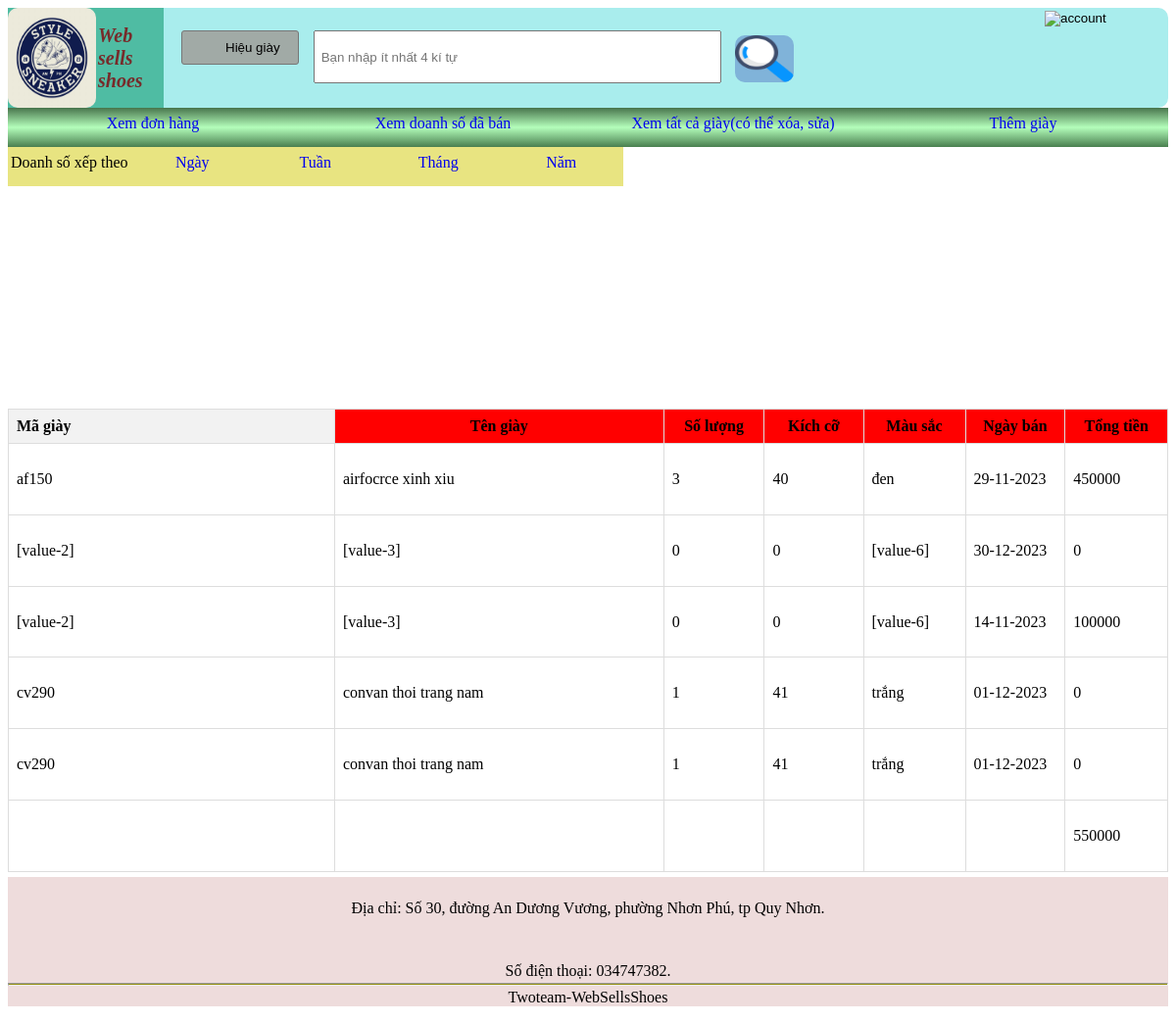
Screenshot of /doanhsobanhang.php?option=year with the database file from the repository.
### tables this page shows
CREATE TABLE IF NOT EXISTS `hoadonselled` (
  `madonmua` int NOT NULL,
  `magiay` text NOT NULL,
  `tengiay` varchar(50) NOT NULL,
  `soluong` int NOT NULL,
  `kichco` int NOT NULL,
  `mausac` varchar(20) NOT NULL,
  `username` text NOT NULL,
  `giaban` int NOT NULL,
  `ngayban` date NOT NULL,
  `tongtien` int NOT NULL
);

### doanhsobanhang.php (the view, shortened to what the rows shown need)
<!DOCTYPE html>
<html lang="en">
<head>
</head>
<body>
    <div class="areashowshoes">
        <table>
             <?php
      $conn = mysqli_connect("localhost", "root", "", "db.websellsshoes");
      if(isset($_GET['option']) )
      {
                                if($_GET['option'] == 'year')
                                {
                                            $namHienTai = date("Y");
                                            $sqlCom2 = "SELECT * FROM hoadonselled where year(ngayban) = ".$namHienTai."";
                                            $querytakebill = mysqli_query($conn, $sqlCom2);
                                            if( mysqli_num_rows($querytakebill) == 0)
                                            {
                                                echo "<p>Danh sách rỗng<p>";
                                            }
                                            else{
                                                echo " <table>";
                                                echo " <tr>";
                                                echo "<th id='rowname'>Mã giày</th>";
                                                echo "<th class='aaa' id='rowname'>Tên giày</th>";
                                                echo '<th class="aaa">Số lượng</th>';
                                                echo '<th class="aaa">Kích cỡ</th>';
                                                echo '  <th class="aaa">Màu sắc</th>';
                                                echo '<th class="aaa">Ngày bán</th>';
                                                echo '<th class="aaa">Tổng tiền</th>';
                                                echo ' </tr>';
                                                while($row = mysqli_fetch_array($querytakebill))
                                                {
                                                    echo '<tr>';
                                                    echo "<td> ".$row['magiay']." </td>";
                                                    echo "<td> ".$row['tengiay']." </td>";
                                                    echo "<td> ".$row['soluong']."</td>";
                                                    echo "<td> ".$row['kichco']." </td>";
                                                    echo "<td> ".$row['mausac']."</td>";
                                                    $arrDay = explode("-", $row['ngayban']);
                                                    $day="";
                                                    for($i=2;$i>=0;$i--)
                                                    {
                                                        $day = $day.$arrDay[$i];
                                                        if($i>0) $day = $day."-";
                                                    }
                                                    echo "<td> ".$day." </td>";
                                                    echo "<td>".$row['tongtien']." </td>";
                                                    echo '</tr>';
                                                }
                                            }
                                } else if($_GET['option'] == 'month') {
                                    $namHienTai = date("m");
                                    $sqlCom2 = "SELECT * FROM hoadonselled where month(ngayban) = ".$namHienTai."";
                                    $querytakebill = mysqli_query($conn, $sqlCom2);
                                    $num =  mysqli_num_rows($querytakebill);
                                    if( mysqli_num_rows($querytakebill) == 0)
                                    {
                                        echo "<p>Danh sách rỗng<p>";
                                    }
                                    else{
                                        echo " <table>";
                                        echo " <tr>";
                                        echo "<th id='rowname'>Mã giày</th>";
                                        echo "<th class='aaa' id='rowname'>Tên giày</th>";
                                        echo '<th class="aaa">Số lượng</th>';
                                        echo '<th class="aaa">Kích cỡ</th>';
                                        echo '  <th class="aaa">Màu sắc</th>';
                                        echo '<th class="aaa">Ngày bán</th>';
                                        echo '<th class="aaa">Tổng tiền</th>';
                                        echo ' </tr>';
                                        $tongtien = 0;
                                        while($row = mysqli_fetch_array($querytakebill))
                                        {
                                            echo '<tr>';
                                            echo "<td> ".$row['magiay']." </td>";
                                            echo "<td> ".$row['tengiay']." </td>";
                                            echo "<td> ".$row['soluong']."</td>";
                                            echo "<td> ".$row['kichco']." </td>";
                                            echo "<td> ".$row['mausac']."</td>";
                                            $arrDay = explode("-", $row['ngayban']);
                                            $day="";
                                            for($i=2;$i>=0;$i--)
                                            {
                                                $day = $day.$arrDay[$i];
                                                if($i>0) $day = $day."-";
                                            }
                                            echo "<td> ".$day." </td>";
                                            echo "<td>".$row['tongtien']." </td>";
                                            echo '</tr>';
                                            $tongtien += $row['tongtien'];
                                        }
                                        echo '<tr>';
                                        for($i=1;$i<7;$i++)
                                        echo "<td> </td>";
                                        echo "<td>". $tongtien." </td>";
                                        echo '</tr>';
                                    }
                                }else if($_GET['option'] == 'week') {
                                    $tuanHienTai = date("W");
                                    $sqlCom2 = "SELECT * FROM hoadonselled WHERE WEEK(ngayban) = ".$tuanHienTai."";
                                        $querytakebill = mysqli_query($conn, $sqlCom2);
                                        $num =  mysqli_num_rows($querytakebill);
                                        if( mysqli_num_rows($querytakebill) == 0)
                                        {
                                            echo "<p>Danh sách rỗng<p>";
                                        }
                                        else{
                                            echo " <table>";
                                            echo " <tr>";
                                            echo "<th id='rowname'>Mã giày</th>";
                                            echo "<th class='aaa' id='rowname'>Tên giày</th>";
                                            echo '<th class="aaa">Số lượng</th>';
                                            echo '<th class="aaa">Kích cỡ</th>';
                                            echo '  <th class="aaa">Màu sắc</th>';
                                            echo '<th class="aaa">Ngày bán</th>';
                                            echo '<th class="aaa">Tổng tiền</th>';
                                            echo ' </tr>';
                                            $tongtien = 0;
                                            while($row = mysqli_fetch_array($querytakebill))
                                            {
                                                echo '<tr>';
                                                echo "<td> ".$row['magiay']." </td>";
                                                echo "<td> ".$row['tengiay']." </td>";
                                                echo "<td> ".$row['soluong']."</td>";
                                                echo "<td> ".$row['kichco']." </td>";
                                                echo "<td> ".$row['mausac']."</td>";
                                                $arrDay = explode("-", $row['ngayban']);
                                                $day="";
                                                for($i=2;$i>=0;$i--)
                                                {
                                                    $day = $day.$arrDay[$i];
                                                    if($i>0) $day = $day."-";
                                                }
                                                echo "<td> ".$day." </td>";
                                                echo "<td>".$row['tongtien']." </td>";
                                                echo '</tr>';
                                                $tongtien += $row['tongtien'];
                                            }
                                            echo '<tr>';
                                            for($i=1;$i<7;$i++)
                                            echo "<td> </td>";
                                            echo "<td>". $tongtien." </td>";
                                            echo '</tr>';
                                        }
                                } else if($_GET['option'] == 'day') {
                                            $namHienTai = date("d");
                                            $sqlCom2 = "SELECT * FROM hoadonselled WHERE day(ngayban) =  $namHienTai ";
                                            $querytakebill = mysqli_query($conn, $sqlCom2);
                                            $num =  mysqli_num_rows($querytakebill);
                                            if( mysqli_num_rows($querytakebill) == 0)
                                            {
                                                echo "<p>Danh sách rỗng<p>";
                                            }
                                            else{
                                                echo " <table>";
                                                echo " <tr>";
                                                echo "<th id='rowname'>Mã giày</th>";
                                                echo "<th class='aaa' id='rowname'>Tên giày</th>";
                                                echo '<th class="aaa">Số lượng</th>';
                                                echo '<th class="aaa">Kích cỡ</th>';
                                                echo '  <th class="aaa">Màu sắc</th>';
                                                echo '<th class="aaa">Ngày bán</th>';
                                                echo '<th class="aaa">Tổng tiền</th>';
                                                echo ' </tr>';
                                                $tongtien = 0;
                                                while($row = mysqli_fetch_array($querytakebill))
                                                {
                                                    echo '<tr>';
                                                    echo "<td> ".$row['magiay']." </td>";
                                                    echo "<td> ".$row['tengiay']." </td>";
                                                    echo "<td> ".$row['soluong']."</td>";
                                                    echo "<td> ".$row['kichco']." </td>";
                                                    echo "<td> ".$row['mausac']."</td>";
                                                    $arrDay = explode("-", $row['ngayban']);
                                                    $day="";
                                                    for($i=2;$i>=0;$i--)
                                                    {
                                                        $day = $day.$arrDay[$i];
                                                        if($i>0) $day = $day."-";
                                                    }
                                                    echo "<td> ".$day." </td>";
                                                    echo "<td>".$row['tongtien']." </td>";
                                                    echo '</tr>';
                                                    $tongtien += $row['tongtien'];
                                                }
                                                echo '<tr>';
                                                for($i=1;$i<7;$i++)
                                                echo "<td> </td>";
                                                echo "<td>". $tongtien." </td>";
                                                echo '</tr>';
                                            }
                                }
      }
      ?>
        </table>
    </div>
</body>
</html>

### rows the page displays
hoadonselled: magiay "af150", tengiay "airfocrce xinh xiu", soluong "3", kichco "40", mausac "đen", day "29-11-2023", tongtien "450000"
hoadonselled: magiay "[value-2]", tengiay "[value-3]", soluong "0", kichco "0", mausac "[value-6]", day "30-12-2023", tongtien "0"
hoadonselled: magiay "[value-2]", tengiay "[value-3]", soluong "0", kichco "0", mausac "[value-6]", day "14-11-2023", tongtien "100000"
hoadonselled: magiay "cv290", tengiay "convan thoi trang nam", soluong "1", kichco "41", mausac "trắng", day "01-12-2023", tongtien "0"
hoadonselled: magiay "cv290", tengiay "convan thoi trang nam", soluong "1", kichco "41", mausac "trắng", day "01-12-2023", tongtien "0"

### other values shown
$tongtien "550000"
